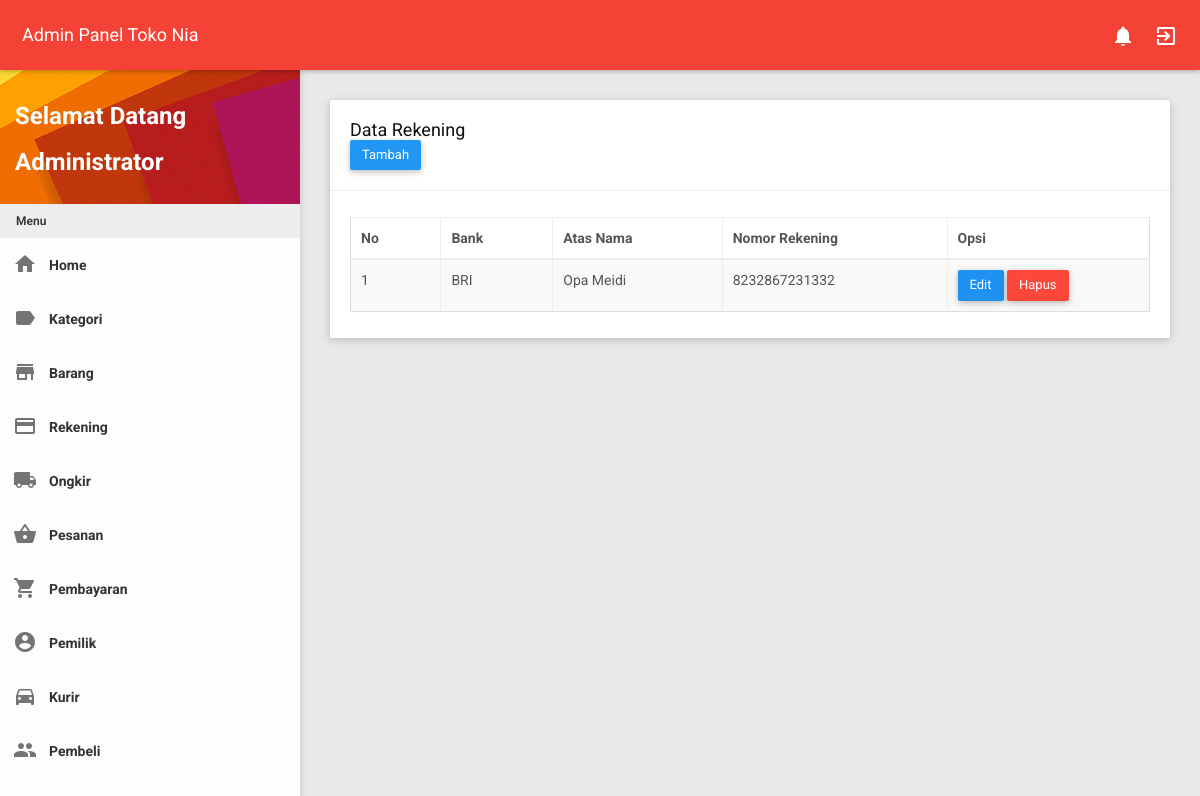
Page /admin/admin.php?page=rekening (signed in) on the committed database.
### tables this page shows
CREATE TABLE `rekening` (
  `id_rekening` int(11) NOT NULL,
  `bank` varchar(250) NOT NULL,
  `atas_nama` varchar(250) NOT NULL,
  `nomor_rekening` varchar(250) NOT NULL
);

### admin/page/rekening.php (the view, shortened to what this page needs)
<div class="row clearfix">
    <div class="col-lg-12 col-md-12 col-sm-12 col-xs-12">
        <div class="card">
            <div class="header">
                <h2>
                    Data Rekening
                </h2>
                <a href="?page=rekening&act=add" class="btn bg-blue waves-effect">Tambah</a>
            </div>
            <div class="body">
                <div class="table-responsive">
                    <table class="table table-bordered table-striped table-hover js-basic-example dataTable">
                        <thead>
                            <tr>
                                <th>No</th>
                                <th>Bank</th>
                                <th>Atas Nama</th>
                                <th>Nomor Rekening</th>
                                <th>Opsi</th>
                            </tr>
                        </thead>
                        <tbody>
                            <?php
                              $sql = "SELECT * FROM rekening ORDER BY id_rekening DESC";
                              $stmt = $pdo->prepare($sql);
                              $stmt->execute();
                              $i = 0;
                              while($row = $stmt->fetch()){?>
                              <tr>
                                  <td><?=($i+1);?></td>
                                  <td><?=$row['bank'];?></td>
                                  <td><?=$row['atas_nama'];?></td>
                                  <td><?=$row['nomor_rekening'];?></td>
                                  <td>
                                    <a class="btn btn-primary" href="?page=rekening&act=edit&id=<?=$row["id_rekening"];?>" role="button">Edit</a>
                                    <button type="button" class="btn btn-danger" data-id="<?=$row["id_rekening"]?>" onclick="return Delete(this)">Hapus</button>
                                  </td>
                              </tr>
                              <?php
                              $i++;}?>
                        </tbody>
                    </table>
                </div>
            </div>
        </div>
    </div>
</div>

### rows in the picture
rekening: bank "BRI", atas_nama "Opa Meidi", nomor_rekening "8232867231332"

### other values in the picture
$_SESSION['nama'] "Administrator"
